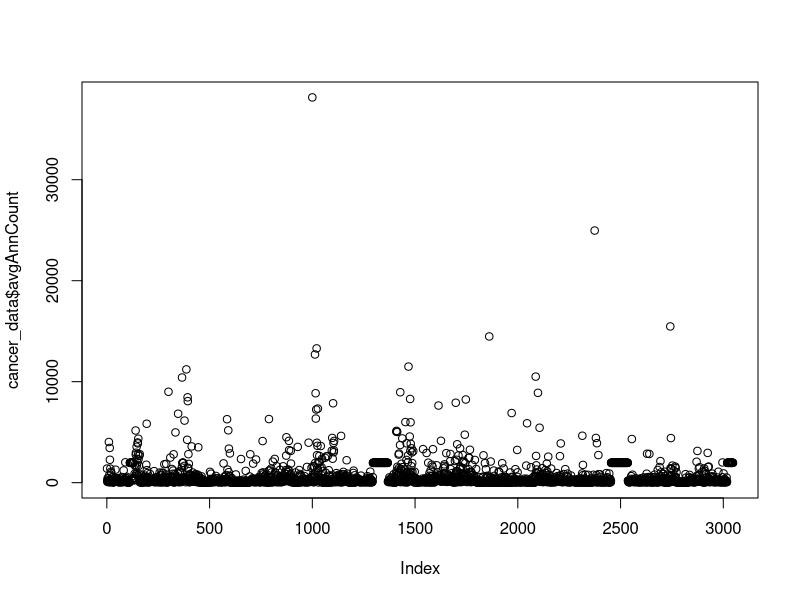
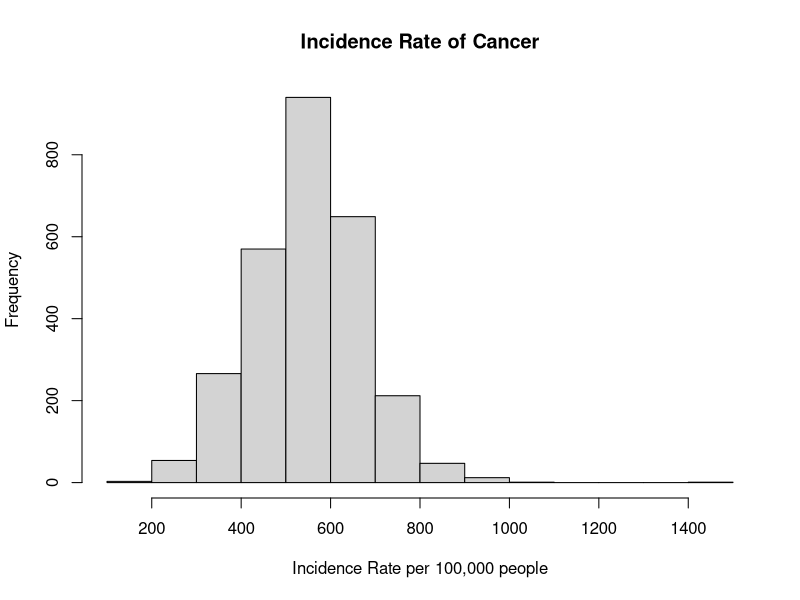
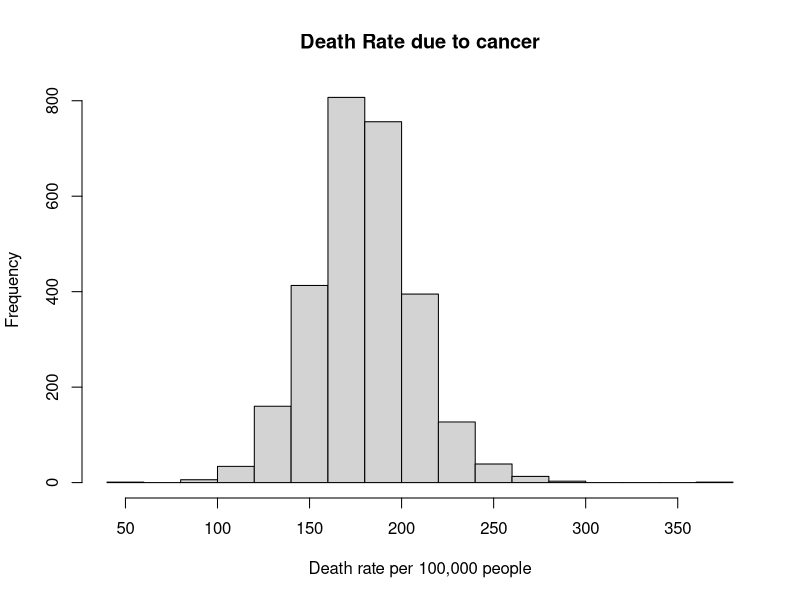
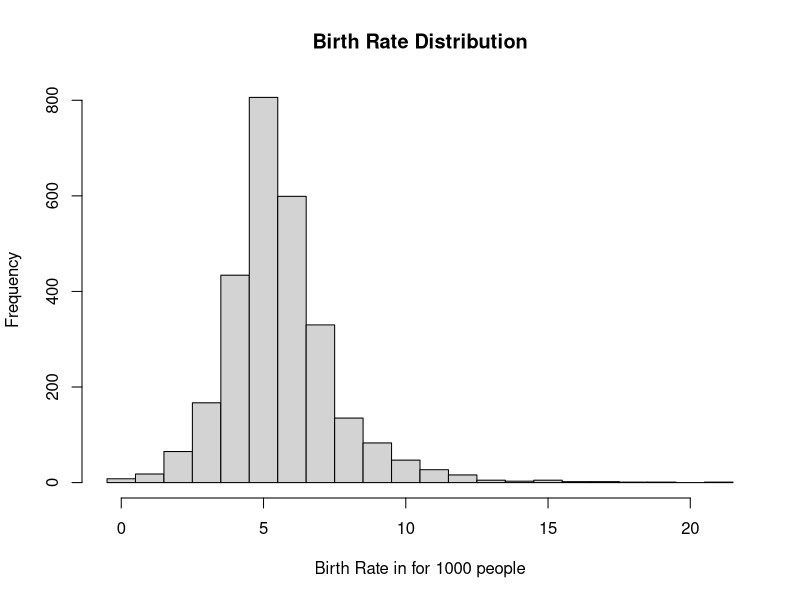
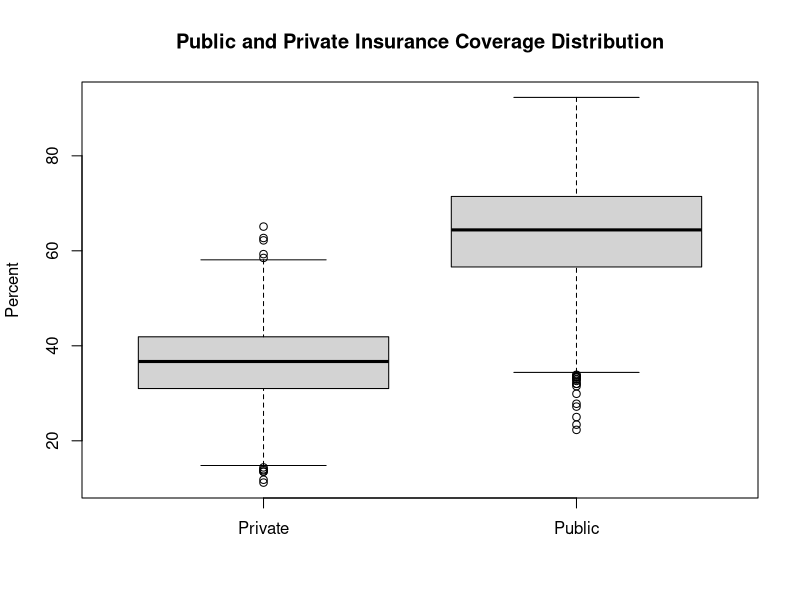
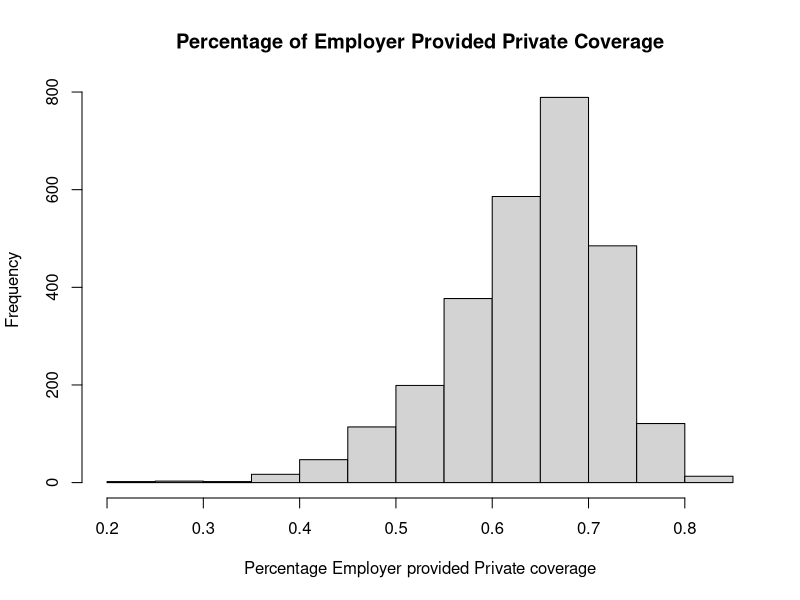
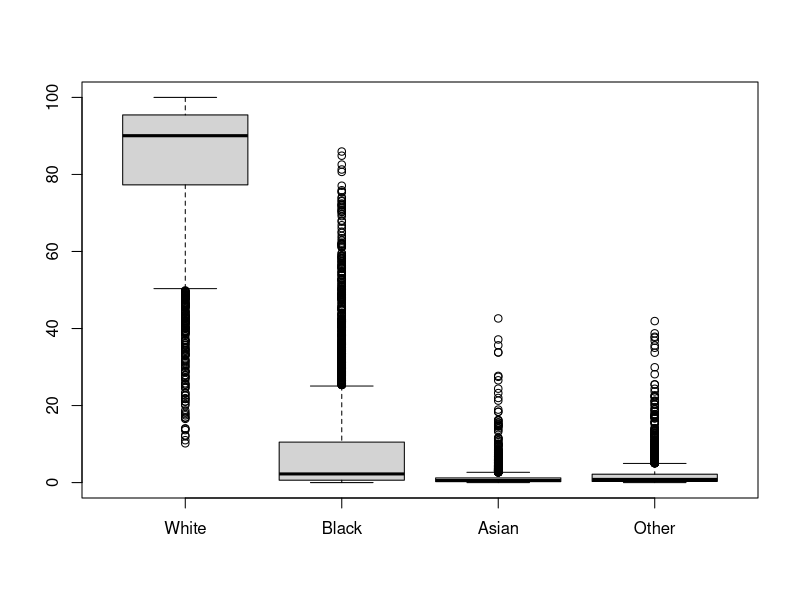
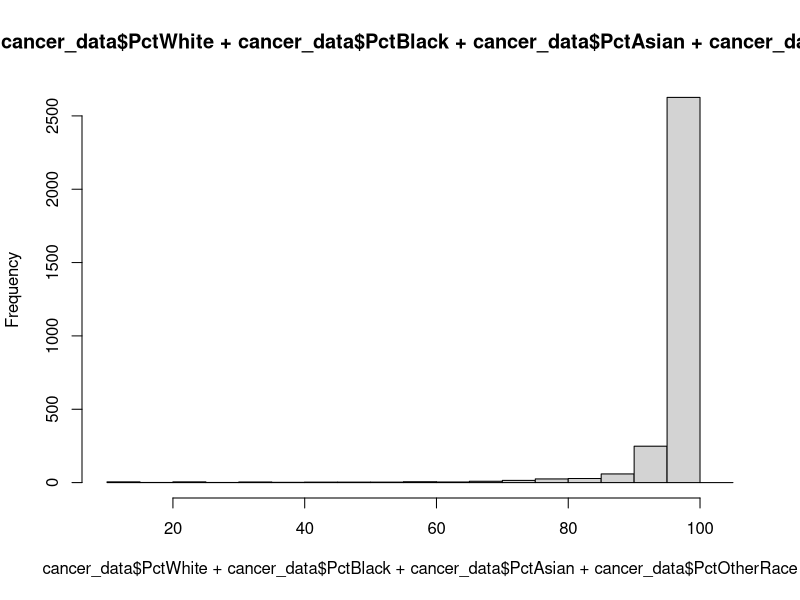

These charts were generated, in order, by the following R code:
## ---- chunk 1
knitr::opts_chunk$set(echo = TRUE)
knitr::opts_chunk$set(tidy=TRUE)
## ---- chunk 2
library(car)
## ---- chunk 3
cancer_data = read.csv("cancer.csv")
## ---- chunk 4
(list_of_varibles = objects(cancer_data))
## ---- chunk 5
str(cancer_data)
## ---- chunk 6
summary(cancer_data$avgAnnCount)
## ---- chunk 7
plot(cancer_data$avgAnnCount)
## ---- chunk 8
cancer_data_filter1 = cancer_data[cancer_data$avgAnnCount != 1962.667684, ]
str(cancer_data_filter1)
## ---- chunk 9
sum(cancer_data_filter1$MedianAge > 110)
sum(cancer_data_filter1$MedianAgeFemale > 110)
sum(cancer_data_filter1$MedianAgeMale > 110)
## ---- chunk 10
sum(cancer_data_filter1$AvgHouseholdSize < 0.1)
## ---- chunk 11
cancer_data_fixed = cancer_data_filter1[cancer_data_filter1$MedianAge < 110 & cancer_data_filter1$AvgHouseholdSize >=1, ]
str(cancer_data_fixed)
## ---- chunk 12
min(cancer_data$PctPublicCoverage + cancer_data$PctPrivateCoverage)
max(cancer_data$PctPublicCoverage + cancer_data$PctPrivateCoverage)
## ---- chunk 13
head(cancer_data$PctAsian + cancer_data$PctBlack + cancer_data$PctWhite + cancer_data$PctOtherRace, 25)
min(cancer_data$PctAsian + cancer_data$PctBlack + cancer_data$PctWhite + cancer_data$PctOtherRace)
max(cancer_data$PctAsian + cancer_data$PctBlack + cancer_data$PctWhite + cancer_data$PctOtherRace)
## ---- chunk 14
summary(cancer_data$PercentMarried)
summary(cancer_data$PctMarriedHouseholds)
## ---- chunk 15
summary(cancer_data$PctNoHS18_24)
summary(cancer_data$PctHS18_24)
summary(cancer_data$PctHS25_Over)
summary(cancer_data$PctSomeCol18_24)
summary(cancer_data$PctBachDeg18_24)
summary(cancer_data$PctBachDeg25_Over)
## ---- chunk 16
sum(cancer_data$PctHS18_24 < 0.01)
sum(cancer_data$PctBachDeg18_24 < 0.01)
## ---- chunk 17
summary(cancer_data$PctEmployed16_Over)
summary(cancer_data$PctUnemployed16_Over)
## ---- chunk 18
incidenceRate = 100000*cancer_data_fixed$avgAnnCount/cancer_data_fixed$popEst2015
summary(incidenceRate)
## ---- chunk 19
hist(incidenceRate, main = "Incidence Rate of Cancer", xlab = "Incidence Rate per 100,000 people")
## ---- chunk 20
sd(incidenceRate)
## ---- chunk 21
summary(cancer_data_fixed$deathRate)
## ---- chunk 22
hist(cancer_data_fixed$deathRate, main = "Death Rate due to cancer", xlab = "Death rate per 100,000 people")
## ---- chunk 23
sd(cancer_data_fixed$deathRate)
## ---- chunk 24
summary(cancer_data_fixed$BirthRate)
## ---- chunk 25
hist(cancer_data_fixed$BirthRate, main = "Birth Rate Distribution", breaks = 0:22 - 0.5, xlab = "Birth Rate in for 1000 people")
## ---- chunk 26
boxplot(cancer_data_fixed$PctPublicCoverage, cancer_data_fixed$PctPrivateCoverage, main = "Public and Private Insurance Coverage Distribution", names = c("Private","Public"), ylab = "Percent")
## ---- chunk 27
hist(cancer_data_fixed$PctEmpPrivCoverage / cancer_data_fixed$PctPrivateCoverage,
     main = "Percentage of Employer Provided Private Coverage", 
     xlab = "Percentage Employer provided Private coverage")
## ---- chunk 28
boxplot(cancer_data$PctWhite, cancer_data$PctBlack, cancer_data$PctAsian, cancer_data$PctOtherRace, names = c("White", "Black", "Asian", "Other"))

hist(cancer_data$PctWhite + cancer_data$PctBlack + cancer_data$PctAsian + cancer_data$PctOtherRace)
## ---- chunk 29
summary(cancer_data_fixed$medIncome)
summary(cancer_data_fixed$binnedInc)
## ---- chunk 30
cancer_data_fixed$binnedInc = factor(cancer_data_fixed$binnedInc, c("[22640, 34218.1]","(34218.1, 37413.8]","(37413.8, 40362.7]","(40362.7, 42724.4]","(42724.4, 45201]","(45201, 48021.6]","(48021.6, 51046.4]","(51046.4, 54545.6]","(54545.6, 61494.5]","(61494.5, 125635]"))
## ---- chunk 31
plot(incidenceRate, cancer_data_fixed$deathRate)
## ---- chunk 32
cor(incidenceRate, cancer_data_fixed$deathRate)
## ---- chunk 33
cor(cancer_data_fixed$deathRate, cancer_data_fixed$medIncome)
## ---- chunk 34
boxplot(deathRate ~ binnedInc, data = cancer_data_fixed, 
        main = "Death rate vs Median Income bins",
        xlab = "Median Income bins",
        ylab = "Death Rate")
## ---- chunk 35
cor(incidenceRate, cancer_data_fixed$medIncome)
## ---- chunk 36
cor(cancer_data_fixed$povertyPercent, cancer_data_fixed$deathRate)
## ---- chunk 37
cor(cancer_data_fixed$medIncome, cancer_data_fixed$povertyPercent)
## ---- chunk 38
cor(cancer_data_fixed$deathRate, cancer_data_fixed$PctPrivateCoverage)
## ---- chunk 39
plot (~ jitter(PctPrivateCoverage,2) + jitter(deathRate,2), data = cancer_data_fixed)
abline(lm(cancer_data_fixed$deathRate ~ cancer_data_fixed$PctPrivateCoverage))
## ---- chunk 40
cor(cancer_data_fixed$deathRate, cancer_data_fixed$PctPublicCoverage)
## ---- chunk 41
plot (~ jitter(PctPublicCoverage,2) + jitter(deathRate,2), data = cancer_data_fixed)
abline(lm(cancer_data_fixed$deathRate ~ cancer_data_fixed$PctPublicCoverage))
## ---- chunk 42
cor(incidenceRate, cancer_data_fixed$MedianAge)
## ---- chunk 43
cor(cancer_data_fixed$deathRate, cancer_data_fixed$MedianAge)
## ---- chunk 44
plot(~ cancer_data_fixed$MedianAge+cancer_data_fixed$PctPrivateCoverage, 
     xlab = "Age", 
     ylab = "Pct Private Coverage" )
abline(lm(cancer_data_fixed$PctPrivateCoverage ~ cancer_data_fixed$MedianAge), 
       xlab = "Age", 
       ylab = "Pct Private Coverage")
## ---- chunk 45
cor(cancer_data_fixed$povertyPercent, cancer_data_fixed$PctBlack)
cor(cancer_data_fixed$povertyPercent, cancer_data_fixed$PctWhite)
cor(cancer_data_fixed$povertyPercent, cancer_data_fixed$PctAsian)
cor(cancer_data_fixed$povertyPercent, cancer_data_fixed$PctOtherRace)
## ---- chunk 46
cor(cancer_data_fixed$deathRate, cancer_data_fixed$PctBlack)
cor(cancer_data_fixed$deathRate, cancer_data_fixed$PctWhite)
cor(cancer_data_fixed$deathRate, cancer_data_fixed$PctAsian)
cor(cancer_data_fixed$deathRate, cancer_data_fixed$PctOtherRace)
## ---- chunk 47
cor(incidenceRate, cancer_data_fixed$PctBlack)
cor(incidenceRate, cancer_data_fixed$PctWhite)
cor(incidenceRate, cancer_data_fixed$PctAsian)
cor(incidenceRate, cancer_data_fixed$PctOtherRace)
## ---- chunk 48
scatterplotMatrix(~ cancer_data_fixed$povertyPercent + cancer_data_fixed$PctPrivateCoverage + cancer_data_fixed$PctPublicCoverage)
## ---- chunk 49
cor(cancer_data_fixed$deathRate, cancer_data_fixed$PctBachDeg25_Over)
cor(cancer_data_fixed$deathRate, cancer_data_fixed$PctHS25_Over)
## ---- chunk 50
cor(cancer_data_fixed$PctEmployed16_Over, cancer_data_fixed$PctBachDeg25_Over, use = "complete.obs")
cor(cancer_data_fixed$PctEmployed16_Over, cancer_data_fixed$PctHS25_Over, use = "complete.obs")
## ---- chunk 51
cor(cancer_data_fixed$PctMarriedHouseholds, cancer_data_fixed$PctPrivateCoverage)
cor(cancer_data_fixed$PctMarriedHouseholds, cancer_data_fixed$PctPublicCoverage)
## ---- chunk 52
boxplot(PctMarriedHouseholds ~ binnedInc, data = cancer_data_fixed, 
        main = "Married Households vs Median Income bins",
        xlab = "Median Income bins",
        ylab = "Married Households")
## ---- chunk 53
cor(cancer_data_fixed$deathRate, cancer_data_fixed$PctMarriedHouseholds)
## ---- chunk 54
summary(cancer_data_fixed$AvgHouseholdSize)
## ---- chunk 55
HouseholdSize_bin = cut(cancer_data_fixed$AvgHouseholdSize, breaks = c(1, 2, 3, 4, Inf))
boxplot( deathRate ~ HouseholdSize_bin , data = cancer_data_fixed,
        main = "Death rate vs Average Household size",
        xlab = "Average Household Size",
        ylab = "Death Rate")
## ---- chunk 56
boxplot(AvgHouseholdSize ~ binnedInc, data = cancer_data_fixed, 
        main = "Average household size vs Median Income bins",
        xlab = "Median Income bins",
        ylab = "Average household size")
